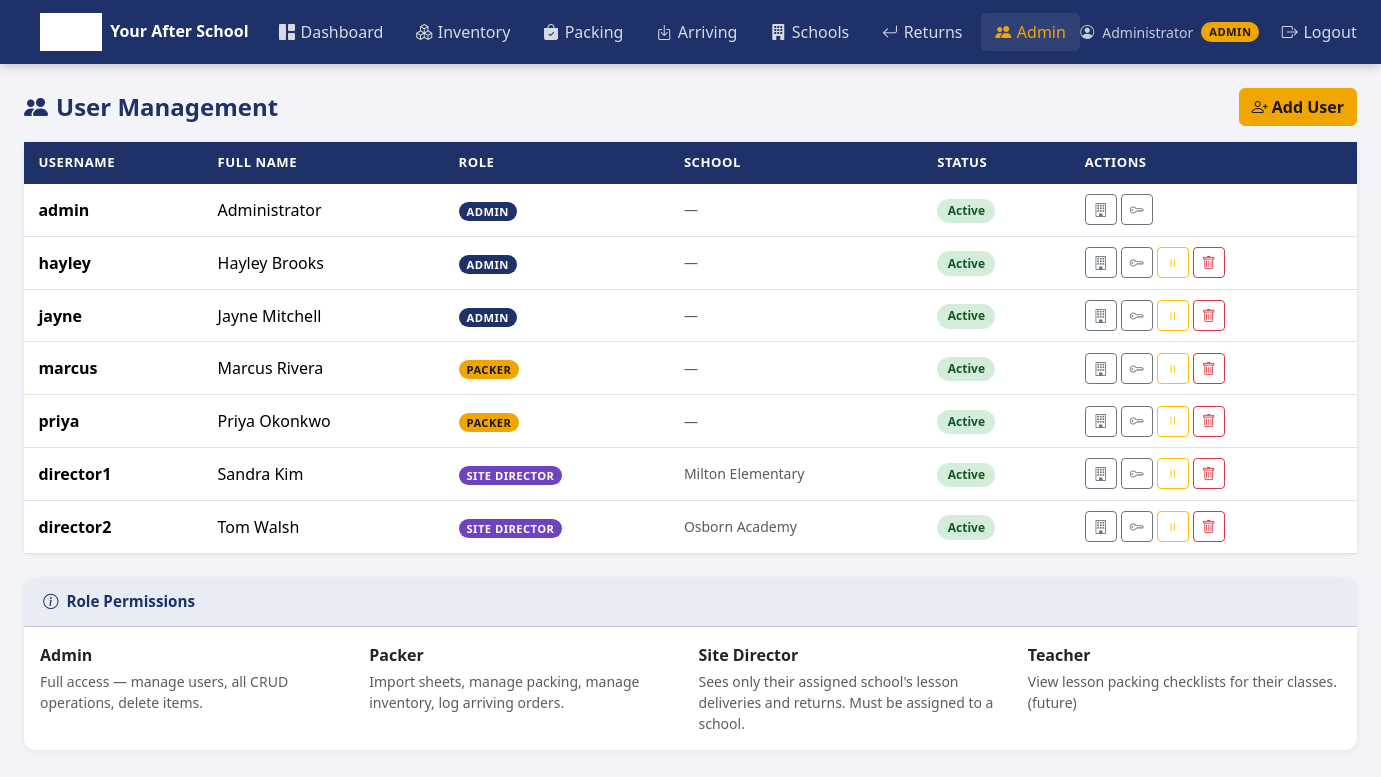
Page /admin/users (signed in) on the committed database.
### tables this page shows
CREATE TABLE users (
    id            INTEGER PRIMARY KEY AUTOINCREMENT,
    username      TEXT    UNIQUE NOT NULL,
    password_hash TEXT    NOT NULL,
    full_name     TEXT,
    role          TEXT    NOT NULL DEFAULT 'packer', -- admin, packer, site_director, teacher
    school_id     INTEGER,
    active        INTEGER DEFAULT 1,
    created_at    TIMESTAMP DEFAULT CURRENT_TIMESTAMP,
    FOREIGN KEY (school_id) REFERENCES schools(id)
);

CREATE TABLE schools (
    id         INTEGER PRIMARY KEY AUTOINCREMENT,
    name       TEXT NOT NULL,
    address    TEXT,
    notes      TEXT,
    active     INTEGER DEFAULT 1,
    created_at TIMESTAMP DEFAULT CURRENT_TIMESTAMP
);

### app.py (the view)
@app.route('/admin/users')
@role_required('admin')
def admin_users():
    db      = get_db()
    users   = db.execute(
        'SELECT u.*, s.name AS school_name FROM users u LEFT JOIN schools s ON u.school_id=s.id ORDER BY u.role, u.username'
    ).fetchall()
    schools = db.execute('SELECT * FROM schools ORDER BY name').fetchall()
    db.close()
    return render_template('admin/users.html', users=users, schools=schools)

### app.py (called while the page is built)
def get_db():
    db = sqlite3.connect(DATABASE)
    db.row_factory = sqlite3.Row
    db.execute("PRAGMA foreign_keys = ON")
    return db

@login_manager.user_loader
def load_user(uid):
    db = get_db()
    row = db.execute('SELECT * FROM users WHERE id = ?', [uid]).fetchone()
    db.close()
    return User(row) if row else None

def role_required(*roles):
    def dec(f):
        @wraps(f)
        @login_required
        def wrapped(*args, **kw):
            if current_user.role == 'site_director':
                return redirect(url_for('director_portal'))
            if current_user.role not in roles:
                flash('You do not have permission to view that page.', 'danger')
                return redirect(url_for('dashboard'))
            return f(*args, **kw)
        return wrapped
    return dec

    @property
    def display_role(self):
        return {'admin': 'Admin', 'packer': 'Packer',
                'site_director': 'Site Director',
                'teacher': 'Teacher'}.get(self.role, self.role)

### templates/admin/users.html (shortened to what this page needs)
{% extends 'base.html' %}
{% block content %}
<div class="d-flex justify-content-between align-items-center mb-3">
  <h4 class="mb-0 fw-bold" style="color:var(--navy)">
    <i class="bi bi-people-fill me-2"></i>User Management
  </h4>
  <button class="btn btn-gold no-print" data-bs-toggle="modal" data-bs-target="#addUserModal">
    <i class="bi bi-person-plus me-1"></i>Add User
  </button>
</div>
<div class="card">
  <div class="card-body p-0">
    <div class="table-responsive">
      <table class="table table-hover mb-0">
        <thead>
          <tr>
            <th>Username</th>
            <th>Full Name</th>
            <th>Role</th>
            <th>School</th>
            <th>Status</th>
            <th class="no-print">Actions</th>
          </tr>
        </thead>
        <tbody>
        {% for u in users %}
        <tr>
          <td class="fw-semibold">{{ u.username }}</td>
          <td>{{ u.full_name or '—' }}</td>
          <td>
            <span class="role-badge" style="{% if u.role == 'admin' %}background:var(--navy);color:white;{% elif u.role == 'site_director' %}background:#6f42c1;color:white;{% endif %}">
              {{ u.role.replace('_',' ').title() }}
            </span>
          </td>
          <td class="small text-muted">{{ u.school_name or '—' }}</td>
          <td>
            <span class="status-badge {% if u.active %}s-packed{% else %}s-shelved{% endif %}">
              {{ 'Active' if u.active else 'Inactive' }}
            </span>
          </td>
          <td class="no-print">
            <div class="d-flex gap-1 flex-wrap">
              <button class="btn btn-sm btn-outline-secondary"
                      data-bs-toggle="modal"
                      data-bs-target="#assignSchoolModal"
                      data-user-id="{{ u.id }}"
                      data-username="{{ u.username }}"
                      data-school-id="{{ u.school_id or '' }}"
                      onclick="prefillAssignSchool(this)"
                      title="Assign School">
                <i class="bi bi-building"></i>
              </button>
              <button class="btn btn-sm btn-outline-secondary"
                      data-bs-toggle="modal"
                      data-bs-target="#resetPwModal"
                      data-user-id="{{ u.id }}"
                      data-username="{{ u.username }}"
                      onclick="prefillReset(this)"
                      title="Reset Password">
                <i class="bi bi-key"></i>
              </button>
              {% if u.id != current_user.id %}
              <form method="post" action="{{ url_for('admin_users_toggle', user_id=u.id) }}" class="d-inline">
                <button type="submit" class="btn btn-sm btn-outline-warning"
                        data-confirm="{{ 'Deactivate' if u.active else 'Activate' }} user {{ u.username }}?"
                        title="{{ 'Deactivate' if u.active else 'Activate' }}">
                  <i class="bi bi-{{ 'pause' if u.active else 'play' }}"></i>
                </button>
              </form>
              <form method="post" action="{{ url_for('admin_users_delete', user_id=u.id) }}" class="d-inline">
                <button type="submit" class="btn btn-sm btn-outline-danger"
                        data-confirm="Permanently delete user {{ u.username }}?"
                        title="Delete">
                  <i class="bi bi-trash"></i>
                </button>
              </form>
              {% endif %}
            </div>
          </td>
        </tr>
        {% endfor %}
        </tbody>
      </table>
    </div>
  </div>
</div>
<div class="card mt-3">
  <div class="card-header light-header">
    <i class="bi bi-info-circle"></i> Role Permissions
  </div>
  <div class="card-body">
    <div class="row g-3">
      <div class="col-md-3">
        <div class="fw-semibold mb-1">Admin</div>
        <div class="text-muted small">Full access — manage users, all CRUD operations, delete items.</div>
      </div>
      <div class="col-md-3">
        <div class="fw-semibold mb-1">Packer</div>
        <div class="text-muted small">Import sheets, manage packing, manage inventory, log arriving orders.</div>
      </div>
      <div class="col-md-3">
        <div class="fw-semibold mb-1">Site Director</div>
        <div class="text-muted small">Sees only their assigned school's lesson deliveries and returns. Must be assigned to a school.</div>
      </div>
      <div class="col-md-3">
        <div class="fw-semibold mb-1">Teacher</div>
        <div class="text-muted small">View lesson packing checklists for their classes. (future)</div>
      </div>
    </div>
  </div>
</div>
{% endblock %}

### templates/base.html (shortened to what this page needs)
<!DOCTYPE html>
<html lang="en">
<head>
  <link rel="stylesheet" href="https://cdn.jsdelivr.net/npm/bootstrap@5.3.2/dist/css/bootstrap.min.css">
  <link rel="stylesheet" href="https://cdn.jsdelivr.net/npm/bootstrap-icons@1.11.3/font/bootstrap-icons.min.css">
  <link rel="stylesheet" href="{{ url_for('static', filename='css/style.css') }}">
</head>
<body>
{% if current_user.is_authenticated %}
<nav class="navbar navbar-expand-lg">
  <div class="container-fluid px-4">
    <a class="navbar-brand" href="{{ url_for('dashboard') }}">
      <img src="{{ url_for('static', filename='logo.jpg') }}" alt="YAS" onerror="this.style.display='none'">
      <span class="navbar-brand-text">Your After School</span>
    </a>
    <div class="collapse navbar-collapse" id="mainNav">
      <ul class="navbar-nav me-auto gap-1">
        {% if current_user.role == 'site_director' %}
        <li class="nav-item">
          <a class="nav-link {% if request.endpoint == 'director_portal' %}active{% endif %}"
             href="{{ url_for('director_portal') }}">
            <i class="bi bi-grid-1x2-fill"></i> My School
          </a>
        </li>
        {% else %}
        <li class="nav-item">
          <a class="nav-link {% if request.endpoint == 'dashboard' %}active{% endif %}"
             href="{{ url_for('dashboard') }}">
            <i class="bi bi-grid-1x2-fill"></i> Dashboard
          </a>
        </li>
        <li class="nav-item">
          <a class="nav-link {% if 'inventory' in (request.endpoint or '') %}active{% endif %}"
             href="{{ url_for('inventory') }}">
            <i class="bi bi-boxes"></i> Inventory
          </a>
        </li>
        <li class="nav-item">
          <a class="nav-link {% if 'packing' in (request.endpoint or '') %}active{% endif %}"
             href="{{ url_for('packing') }}">
            <i class="bi bi-bag-check-fill"></i> Packing
          </a>
        </li>
        <li class="nav-item">
          <a class="nav-link {% if 'arriving' in (request.endpoint or '') %}active{% endif %}"
             href="{{ url_for('arriving') }}">
            <i class="bi bi-box-arrow-in-down"></i> Arriving
          </a>
        </li>
        <li class="nav-item">
          <a class="nav-link {% if 'school' in (request.endpoint or '') %}active{% endif %}"
             href="{{ url_for('schools') }}">
            <i class="bi bi-building-fill"></i> Schools
          </a>
        </li>
        <li class="nav-item">
          <a class="nav-link {% if 'return' in (request.endpoint or '') %}active{% endif %}"
             href="{{ url_for('returns') }}">
            <i class="bi bi-arrow-return-left"></i> Returns
          </a>
        </li>
        {% if current_user.role == 'admin' %}
        <li class="nav-item">
          <a class="nav-link {% if 'admin' in (request.endpoint or '') %}active{% endif %}"
             href="{{ url_for('admin_users') }}">
            <i class="bi bi-people-fill"></i> Admin
          </a>
        </li>
        {% endif %}
        {% endif %}
      </ul>
      <ul class="navbar-nav align-items-center gap-2">
        <li class="nav-item d-flex align-items-center gap-2" style="color:rgba(255,255,255,0.75);font-size:.875rem;">
          <i class="bi bi-person-circle"></i>
          <span>{{ current_user.full_name or current_user.username }}</span>
          <span class="role-badge">{{ current_user.display_role }}</span>
        </li>
        <li class="nav-item">
          <a class="nav-link" href="{{ url_for('logout') }}">
            <i class="bi bi-box-arrow-right"></i> Logout
          </a>
        </li>
      </ul>
    </div>
  </div>
</nav>
{% endif %}
<div class="{% if current_user.is_authenticated %}container-fluid py-4 px-4{% endif %}">
  {% block content %}{% endblock %}
</div>
</body>
</html>

### static/css/style.css (style rules this page uses)
:root { --navy: #1E3269; --navy-light: #2a4494; --navy-dark: #152448; --gold: #F0A500; --gold-dark: #c88900; --bg: #f2f4f8; --white: #ffffff; --text: #2c3e50; --muted: #6c757d; --border: #dee2e6; --success: #198754; --warning: #ffc107; --danger: #dc3545; }
body { background: var(--bg); color: var(--text); font-family: 'Segoe UI', system-ui, -apple-system, sans-serif; min-height: 100vh; }
.navbar { background: var(--navy) !important; box-shadow: 0 2px 10px rgba(0,0,0,0.2); padding: 0.5rem 1rem; }
.navbar-brand { display: flex; align-items: center; gap: 0.5rem; text-decoration: none; }
.navbar-brand img { height: 38px; filter: brightness(0) invert(1); }
.navbar-brand-text { color: white; font-weight: 700; font-size: 1rem; line-height: 1.2; }
.navbar .nav-link { color: rgba(255,255,255,0.82) !important; font-weight: 500; padding: 0.45rem 0.9rem !important; border-radius: 6px; transition: background 0.15s, color 0.15s; display: flex; align-items: center; gap: 0.35rem; }
.navbar .nav-link.active { color: var(--gold) !important; background: rgba(255,255,255,0.08); }
.role-badge { background: var(--gold); color: #1a1a1a; font-size: 0.7rem; font-weight: 700; padding: 2px 8px; border-radius: 12px; text-transform: uppercase; letter-spacing: 0.04em; }
.card { border: none; border-radius: 12px; box-shadow: 0 1px 6px rgba(0,0,0,0.07); margin-bottom: 1.5rem; }
.card-header { background: var(--navy); color: white; border-radius: 12px 12px 0 0 !important; font-weight: 600; font-size: 0.95rem; padding: 0.8rem 1.2rem; display: flex; align-items: center; gap: 0.5rem; }
.card-header.light-header { background: #e8ecf5; color: var(--navy); }
.btn-gold { background: var(--gold); border-color: var(--gold); color: #1a1a1a; font-weight: 600; }
.table thead th { background: var(--navy); color: white; font-weight: 600; font-size: 0.82rem; text-transform: uppercase; letter-spacing: 0.04em; white-space: nowrap; border: none; padding: 0.7rem 0.9rem; }
.table tbody td { padding: 0.65rem 0.9rem; vertical-align: middle; border-color: var(--border); }
.status-badge { display: inline-block; padding: 0.2rem 0.65rem; border-radius: 20px; font-size: 0.75rem; font-weight: 600; }
.s-packed { background: #d4edda; color: #155724; }

### rows in the picture
users: full_name "Administrator", username "admin", role.replace "ADMIN", school_name "—", active "Active"
users: username "hayley", full_name "Hayley Brooks", role.replace "ADMIN", school_name "—", active "Active"
users: username "jayne", full_name "Jayne Mitchell", role.replace "ADMIN", school_name "—", active "Active"
users: username "marcus", full_name "Marcus Rivera", role.replace "PACKER", school_name "—", active "Active"
users: username "priya", full_name "Priya Okonkwo", role.replace "PACKER", school_name "—", active "Active"
users: username "director1", full_name "Sandra Kim", role.replace "SITE DIRECTOR", name "Milton Elementary", active "Active"
users: username "director2", full_name "Tom Walsh", role.replace "SITE DIRECTOR", name "Osborn Academy", active "Active"

### other values in the picture
{{ current_user.display_role }} "ADMIN"
